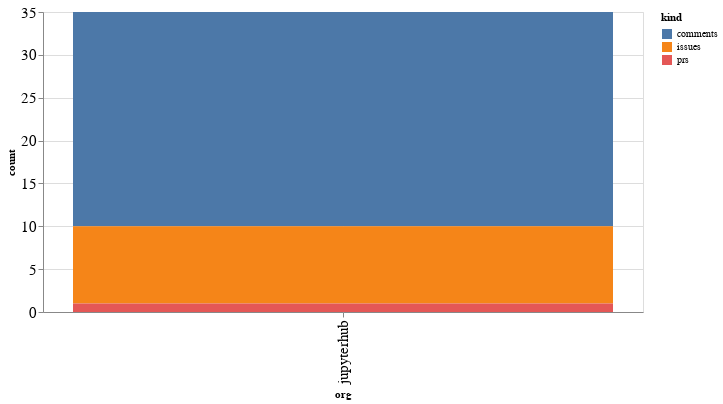

Here is the notebook cell this chart was saved with:
### Code cell
alt.Chart(org_summaries, width=600).mark_bar().encode(
    x='org',
    y='count',
    color='kind',
    tooltip="org"
)

### Figure 1 — Vega-Lite specification as saved in the notebook (floating-point values rounded to 4 significant figures)
{"config": {"axisLeft": {"labelFontSize": 15}, "axisBottom": {"labelFontSize": 15}}, "data": {"name": "data-da7dd6f79f7252d2ee6092f244340672"}, "mark": "bar", "encoding": {"color": {"type": "nominal", "field": "kind"}, "tooltip": {"type": "nominal", "field": "org"}, "x": {"type": "nominal", "field": "org"}, "y": {"type": "quantitative", "field": "count"}}, "width": 600, "$schema": "https://vega.github.io/schema/vega-lite/v4.8.1.json", "datasets": {"data-da7dd6f79f7252d2ee6092f244340672": [{"org": "jupyterhub", "kind": "comments", "count": 25}, {"org": "jupyterhub", "kind": "issues", "count": 9}, {"org": "jupyterhub", "kind": "prs", "count": 1}]}}
